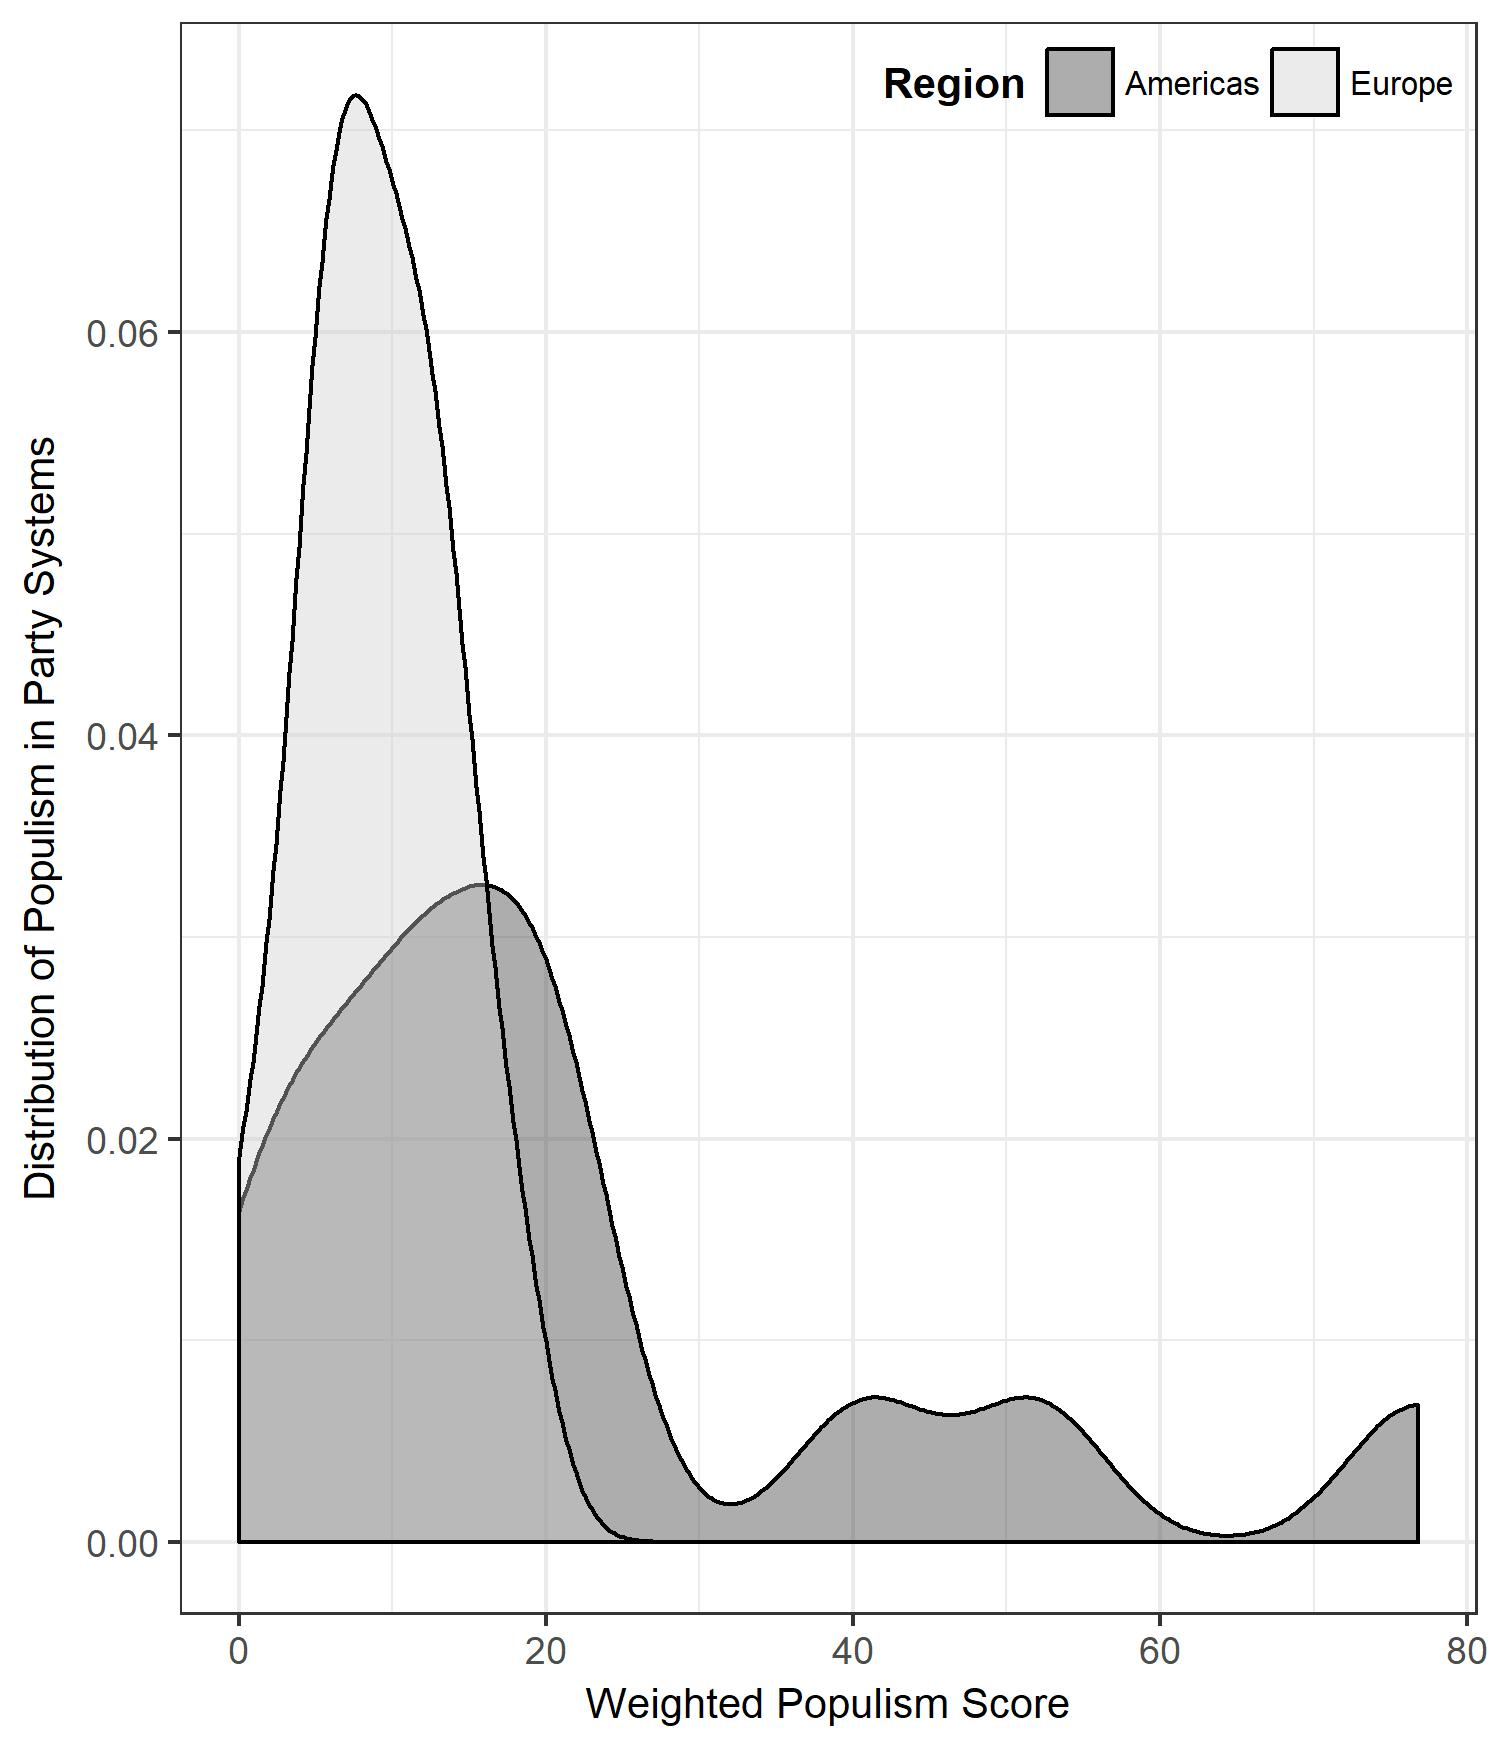

The script that saved this image:
#fig 1
#tidyverse 1.20
library(tidyverse)
setwd("C:/Users/Darin/Documents/populism/descriptive/replication")

d1 <- read_csv("panel.csv")

ggplot(d1) +
  geom_density(aes(x = score, fill = region), alpha = 0.4) +
  ylab("Distribution of Populism in Party Systems") +
  xlab("Weighted Populism Score") + 
  guides(fill=guide_legend(title= "Region")) +
  theme_bw() +
  scale_fill_grey() +
  theme(legend.position=c(1,1),legend.justification=c(1,1),
        legend.direction="horizontal",
        legend.box="horizontal",
        legend.box.just = c("top"), 
        legend.background = element_rect(fill=alpha('white', 0.0))) +
  theme(legend.text=element_text(size=8), legend.title=element_text(size=10, face = "bold"),
        axis.title.x = element_text(size = 10),
        axis.title.y = element_text(size = 10))


ggsave("fig1.jpg", width = 5)
